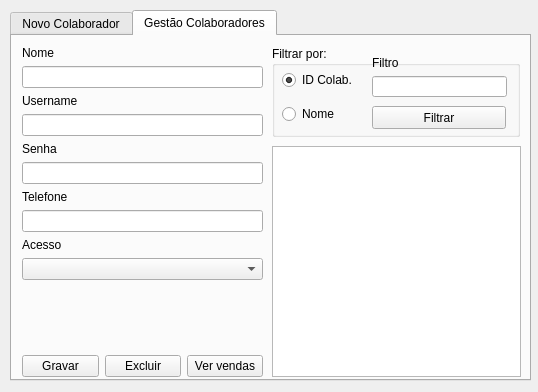
<?xml version="1.0" encoding="UTF-8"?>
<ui version="4.0">
 <class>fm_gestaoColaboradores</class>
 <widget class="QDialog" name="fm_gestaoColaboradores">
  <property name="geometry">
   <rect>
    <x>0</x>
    <y>0</y>
    <width>538</width>
    <height>392</height>
   </rect>
  </property>
  <property name="windowTitle">
   <string>Dialog</string>
  </property>
  <widget class="QTabWidget" name="tabWidget">
   <property name="geometry">
    <rect>
     <x>10</x>
     <y>10</y>
     <width>521</width>
     <height>371</height>
    </rect>
   </property>
   <property name="currentIndex">
    <number>1</number>
   </property>
   <widget class="QWidget" name="tab_novocolaborador">
    <attribute name="title">
     <string>Novo Colaborador</string>
    </attribute>
    <widget class="QWidget" name="layoutWidget">
     <property name="geometry">
      <rect>
       <x>10</x>
       <y>10</y>
       <width>491</width>
       <height>251</height>
      </rect>
     </property>
     <layout class="QVBoxLayout" name="verticalLayout_6">
      <item>
       <layout class="QHBoxLayout" name="horizontalLayout">
        <item>
         <layout class="QVBoxLayout" name="verticalLayout">
          <item>
           <widget class="QLabel" name="label">
            <property name="text">
             <string>Nome</string>
            </property>
           </widget>
          </item>
          <item>
           <widget class="QLineEdit" name="txt_nome_novocolab"/>
          </item>
         </layout>
        </item>
        <item>
         <layout class="QVBoxLayout" name="verticalLayout_2">
          <item>
           <widget class="QLabel" name="label_2">
            <property name="text">
             <string>Username</string>
            </property>
           </widget>
          </item>
          <item>
           <widget class="QLineEdit" name="txt_username_novocolab"/>
          </item>
         </layout>
        </item>
        <item>
         <layout class="QVBoxLayout" name="verticalLayout_3">
          <item>
           <widget class="QLabel" name="label_3">
            <property name="text">
             <string>Senha</string>
            </property>
           </widget>
          </item>
          <item>
           <widget class="QLineEdit" name="txt_senha_novocolab">
            <property name="echoMode">
             <enum>QLineEdit::Password</enum>
            </property>
           </widget>
          </item>
         </layout>
        </item>
       </layout>
      </item>
      <item>
       <spacer name="verticalSpacer">
        <property name="orientation">
         <enum>Qt::Vertical</enum>
        </property>
        <property name="sizeType">
         <enum>QSizePolicy::Fixed</enum>
        </property>
        <property name="sizeHint" stdset="0">
         <size>
          <width>20</width>
          <height>20</height>
         </size>
        </property>
       </spacer>
      </item>
      <item>
       <layout class="QHBoxLayout" name="horizontalLayout_2">
        <item>
         <layout class="QVBoxLayout" name="verticalLayout_4">
          <item>
           <widget class="QLabel" name="label_4">
            <property name="text">
             <string>Telefone</string>
            </property>
           </widget>
          </item>
          <item>
           <widget class="QLineEdit" name="txt_fone_novocolab"/>
          </item>
         </layout>
        </item>
        <item>
         <layout class="QVBoxLayout" name="verticalLayout_5">
          <item>
           <widget class="QLabel" name="label_5">
            <property name="text">
             <string>Tipo Acesso</string>
            </property>
           </widget>
          </item>
          <item>
           <widget class="QComboBox" name="cb_acesso_novocolab"/>
          </item>
         </layout>
        </item>
        <item>
         <spacer name="horizontalSpacer">
          <property name="orientation">
           <enum>Qt::Horizontal</enum>
          </property>
          <property name="sizeHint" stdset="0">
           <size>
            <width>40</width>
            <height>20</height>
           </size>
          </property>
         </spacer>
        </item>
       </layout>
      </item>
      <item>
       <spacer name="verticalSpacer_2">
        <property name="orientation">
         <enum>Qt::Vertical</enum>
        </property>
        <property name="sizeHint" stdset="0">
         <size>
          <width>20</width>
          <height>40</height>
         </size>
        </property>
       </spacer>
      </item>
      <item>
       <layout class="QHBoxLayout" name="horizontalLayout_3">
        <item>
         <widget class="QPushButton" name="btn_novo_novocolab">
          <property name="text">
           <string>Novo</string>
          </property>
         </widget>
        </item>
        <item>
         <widget class="QPushButton" name="btn_gravar_novocolab">
          <property name="text">
           <string>Garvar</string>
          </property>
         </widget>
        </item>
       </layout>
      </item>
     </layout>
    </widget>
   </widget>
   <widget class="QWidget" name="tab_gestaocolaboradores">
    <attribute name="title">
     <string>Gestão Colaboradores</string>
    </attribute>
    <widget class="QTableWidget" name="tw_ge_listacolab">
     <property name="geometry">
      <rect>
       <x>260</x>
       <y>110</y>
       <width>249</width>
       <height>231</height>
      </rect>
     </property>
    </widget>
    <widget class="QGroupBox" name="groupBox">
     <property name="geometry">
      <rect>
       <x>260</x>
       <y>10</y>
       <width>248</width>
       <height>91</height>
      </rect>
     </property>
     <property name="title">
      <string>Filtrar por:</string>
     </property>
     <widget class="QWidget" name="layoutWidget">
      <property name="geometry">
       <rect>
        <x>100</x>
        <y>10</y>
        <width>135</width>
        <height>41</height>
       </rect>
      </property>
      <layout class="QVBoxLayout" name="verticalLayout_13">
       <item>
        <widget class="QLabel" name="label_11">
         <property name="text">
          <string>Filtro</string>
         </property>
        </widget>
       </item>
       <item>
        <widget class="QLineEdit" name="txt_ge_filtro"/>
       </item>
      </layout>
     </widget>
     <widget class="QPushButton" name="btn_ge_filtrar">
      <property name="geometry">
       <rect>
        <x>100</x>
        <y>60</y>
        <width>134</width>
        <height>23</height>
       </rect>
      </property>
      <property name="text">
       <string>Filtrar</string>
      </property>
     </widget>
     <widget class="QWidget" name="layoutWidget">
      <property name="geometry">
       <rect>
        <x>10</x>
        <y>16</y>
        <width>81</width>
        <height>71</height>
       </rect>
      </property>
      <layout class="QVBoxLayout" name="verticalLayout_12">
       <item>
        <widget class="QRadioButton" name="rb_ge_idcolab">
         <property name="text">
          <string>ID Colab.</string>
         </property>
         <property name="checked">
          <bool>true</bool>
         </property>
        </widget>
       </item>
       <item>
        <widget class="QRadioButton" name="rb_ge_nome">
         <property name="text">
          <string>Nome</string>
         </property>
        </widget>
       </item>
      </layout>
     </widget>
    </widget>
    <widget class="QWidget" name="layoutWidget">
     <property name="geometry">
      <rect>
       <x>10</x>
       <y>10</y>
       <width>241</width>
       <height>331</height>
      </rect>
     </property>
     <layout class="QVBoxLayout" name="verticalLayout_14">
      <item>
       <layout class="QVBoxLayout" name="verticalLayout_7">
        <item>
         <widget class="QLabel" name="label_6">
          <property name="text">
           <string>Nome</string>
          </property>
         </widget>
        </item>
        <item>
         <widget class="QLineEdit" name="txt_ge_nome"/>
        </item>
       </layout>
      </item>
      <item>
       <layout class="QVBoxLayout" name="verticalLayout_8">
        <item>
         <widget class="QLabel" name="label_7">
          <property name="text">
           <string>Username</string>
          </property>
         </widget>
        </item>
        <item>
         <widget class="QLineEdit" name="txt_ge_username"/>
        </item>
       </layout>
      </item>
      <item>
       <layout class="QVBoxLayout" name="verticalLayout_9">
        <item>
         <widget class="QLabel" name="label_8">
          <property name="text">
           <string>Senha</string>
          </property>
         </widget>
        </item>
        <item>
         <widget class="QLineEdit" name="txt_ge_senha">
          <property name="echoMode">
           <enum>QLineEdit::Password</enum>
          </property>
         </widget>
        </item>
       </layout>
      </item>
      <item>
       <layout class="QVBoxLayout" name="verticalLayout_10">
        <item>
         <widget class="QLabel" name="label_9">
          <property name="text">
           <string>Telefone</string>
          </property>
         </widget>
        </item>
        <item>
         <widget class="QLineEdit" name="txt_ge_telefone"/>
        </item>
       </layout>
      </item>
      <item>
       <layout class="QVBoxLayout" name="verticalLayout_11">
        <item>
         <widget class="QLabel" name="label_10">
          <property name="text">
           <string>Acesso</string>
          </property>
         </widget>
        </item>
        <item>
         <widget class="QComboBox" name="cb_ge_acesso"/>
        </item>
       </layout>
      </item>
      <item>
       <spacer name="verticalSpacer_3">
        <property name="orientation">
         <enum>Qt::Vertical</enum>
        </property>
        <property name="sizeHint" stdset="0">
         <size>
          <width>20</width>
          <height>40</height>
         </size>
        </property>
       </spacer>
      </item>
      <item>
       <layout class="QHBoxLayout" name="horizontalLayout_4">
        <item>
         <widget class="QPushButton" name="btn_ge_salvar">
          <property name="text">
           <string>Gravar</string>
          </property>
         </widget>
        </item>
        <item>
         <widget class="QPushButton" name="btn_ge_excluir">
          <property name="text">
           <string>Excluir</string>
          </property>
         </widget>
        </item>
        <item>
         <widget class="QPushButton" name="btn_ge_vervendas">
          <property name="text">
           <string>Ver vendas</string>
          </property>
         </widget>
        </item>
       </layout>
      </item>
     </layout>
    </widget>
   </widget>
  </widget>
 </widget>
 <resources/>
 <connections/>
</ui>
